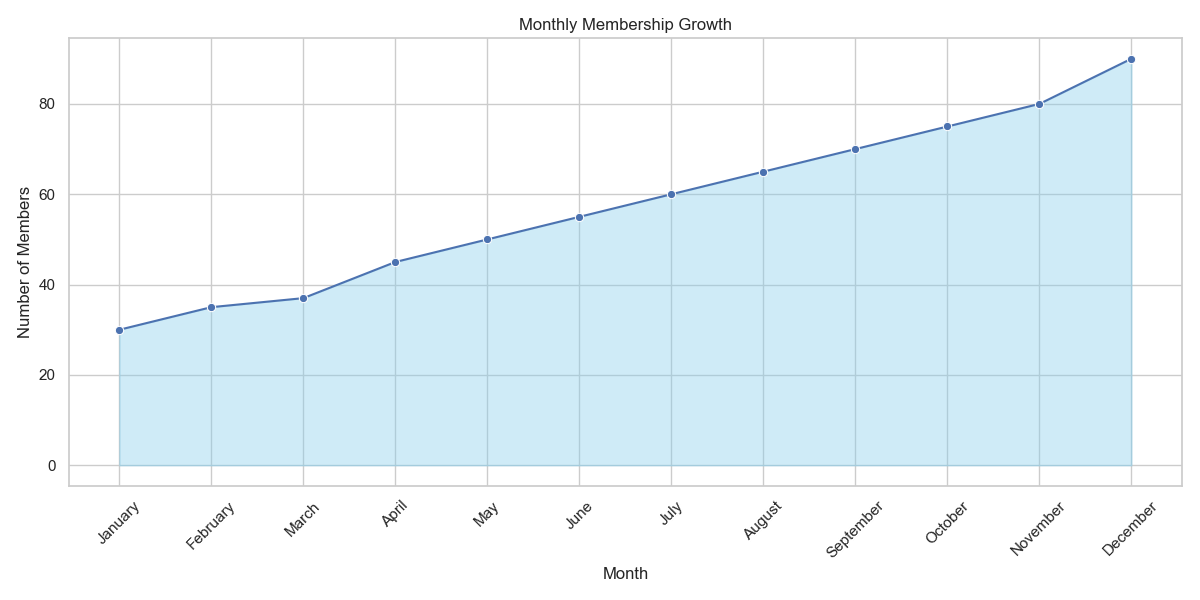

Reproduce this figure in Python.

import pandas as pd
import seaborn as sns
import matplotlib.pyplot as plt

# Data provided as a list of dictionaries
data = [
    {'Month': 'January', 'Members': 30},
    {'Month': 'February', 'Members': 35},
    {'Month': 'March', 'Members': 37},
    {'Month': 'April', 'Members': 45},
    {'Month': 'May', 'Members': 50},
    {'Month': 'June', 'Members': 55},
    {'Month': 'July', 'Members': 60},
    {'Month': 'August', 'Members': 65},
    {'Month': 'September', 'Members': 70},
    {'Month': 'October', 'Members': 75},
    {'Month': 'November', 'Members': 80},
    {'Month': 'December', 'Members': 90}
]

# Convert the list of dictionaries to a pandas DataFrame
df = pd.DataFrame(data)

# Convert 'Month' column to categorical type with proper order for plotting
months_order = ['January', 'February', 'March', 'April', 'May', 'June', 'July', 'August', 'September', 'October', 'November', 'December']
df['Month'] = pd.Categorical(df['Month'], categories=months_order, ordered=True)

# Start the plot
sns.set(style="whitegrid")
plt.figure(figsize=(12, 6))

# Create line plot
line = sns.lineplot(x='Month', y='Members', data=df, sort=False, marker='o')

# Get the current axis for additional plotting
ax = plt.gca()

# Fill the area under the plot
ax.fill_between(df['Month'], df['Members'], color='skyblue', alpha=0.4)

# Beautify the plot
ax.set_title('Monthly Membership Growth')
ax.set_xlabel('Month')
ax.set_ylabel('Number of Members')

# Show the final plot
plt.xticks(rotation=45)
plt.tight_layout()
plt.show()
